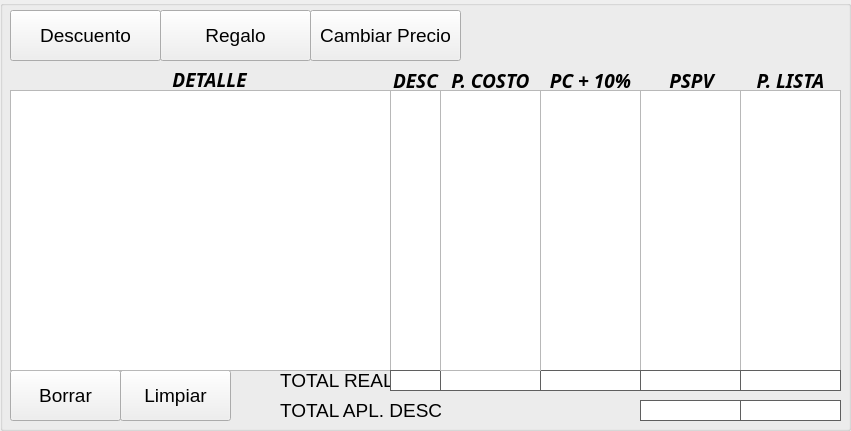
  <widget class="QGroupBox" name="groupBox_6">
   <property name="geometry">
    <rect>
     <x>10</x>
     <y>110</y>
     <width>851</width>
     <height>431</height>
    </rect>
   </property>
   <property name="title">
    <string/>
   </property>
   <widget class="QPushButton" name="push_Limpiar">
    <property name="geometry">
     <rect>
      <x>120</x>
      <y>370</y>
      <width>111</width>
      <height>51</height>
     </rect>
    </property>
    <property name="font">
     <font>
      <family>MS Shell Dlg 2</family>
      <pointsize>14</pointsize>
      <weight>50</weight>
      <italic>false</italic>
      <bold>false</bold>
     </font>
    </property>
    <property name="text">
     <string>Limpiar</string>
    </property>
    <property name="icon">
     <iconset>
      <normalon>icon/limpiararchivo2.png</normalon>
     </iconset>
    </property>
    <property name="iconSize">
     <size>
      <width>40</width>
      <height>40</height>
     </size>
    </property>
    <property name="autoDefault">
     <bool>false</bool>
    </property>
   </widget>
   <widget class="QLabel" name="label_17">
    <property name="geometry">
     <rect>
      <x>280</x>
      <y>400</y>
      <width>161</width>
      <height>20</height>
     </rect>
    </property>
    <property name="font">
     <font>
      <family>MS Shell Dlg 2</family>
      <pointsize>14</pointsize>
      <weight>50</weight>
      <italic>false</italic>
      <bold>false</bold>
     </font>
    </property>
    <property name="text">
     <string>TOTAL APL. DESC</string>
    </property>
   </widget>
   <widget class="QLabel" name="label_15">
    <property name="geometry">
     <rect>
      <x>280</x>
      <y>370</y>
      <width>111</width>
      <height>20</height>
     </rect>
    </property>
    <property name="font">
     <font>
      <family>MS Shell Dlg 2</family>
      <pointsize>14</pointsize>
      <weight>50</weight>
      <italic>false</italic>
      <bold>false</bold>
     </font>
    </property>
    <property name="text">
     <string>TOTAL REAL</string>
    </property>
   </widget>
   <widget class="QPushButton" name="push_Borrar">
    <property name="geometry">
     <rect>
      <x>10</x>
      <y>370</y>
      <width>111</width>
      <height>51</height>
     </rect>
    </property>
    <property name="font">
     <font>
      <family>MS Shell Dlg 2</family>
      <pointsize>14</pointsize>
      <weight>50</weight>
      <italic>false</italic>
      <bold>false</bold>
     </font>
    </property>
    <property name="text">
     <string>Borrar</string>
    </property>
    <property name="icon">
     <iconset>
      <normalon>icon/goma.png</normalon>
     </iconset>
    </property>
    <property name="iconSize">
     <size>
      <width>40</width>
      <height>40</height>
     </size>
    </property>
    <property name="autoDefault">
     <bool>false</bool>
    </property>
   </widget>
   <widget class="QListWidget" name="list_Pspv">
    <property name="geometry">
     <rect>
      <x>640</x>
      <y>90</y>
      <width>101</width>
      <height>281</height>
     </rect>
    </property>
    <property name="font">
     <font>
      <family>Calibri</family>
      <pointsize>14</pointsize>
     </font>
    </property>
    <property name="layoutDirection">
     <enum>Qt::RightToLeft</enum>
    </property>
   </widget>
   <widget class="QListWidget" name="list_Desc">
    <property name="geometry">
     <rect>
      <x>390</x>
      <y>90</y>
      <width>51</width>
      <height>281</height>
     </rect>
    </property>
    <property name="font">
     <font>
      <family>Calibri</family>
      <pointsize>14</pointsize>
     </font>
    </property>
    <property name="layoutDirection">
     <enum>Qt::RightToLeft</enum>
    </property>
   </widget>
   <widget class="QLabel" name="label_14">
    <property name="geometry">
     <rect>
      <x>740</x>
      <y>70</y>
      <width>101</width>
      <height>20</height>
     </rect>
    </property>
    <property name="font">
     <font>
      <family>Candara</family>
      <pointsize>14</pointsize>
      <weight>75</weight>
      <italic>true</italic>
      <bold>true</bold>
     </font>
    </property>
    <property name="text">
     <string>P. LISTA</string>
    </property>
    <property name="alignment">
     <set>Qt::AlignCenter</set>
    </property>
   </widget>
   <widget class="QLabel" name="label_TCosto">
    <property name="geometry">
     <rect>
      <x>440</x>
      <y>370</y>
      <width>101</width>
      <height>21</height>
     </rect>
    </property>
    <property name="font">
     <font>
      <family>Calibri</family>
      <pointsize>14</pointsize>
      <weight>75</weight>
      <bold>true</bold>
     </font>
    </property>
    <property name="styleSheet">
     <string notr="true">border: 1px solid black;
background-color: rgb(255, 255, 255);
color: rgb(255, 85, 0);
border-color: rgb(95, 95, 95);</string>
    </property>
    <property name="text">
     <string/>
    </property>
    <property name="alignment">
     <set>Qt::AlignCenter</set>
    </property>
   </widget>
   <widget class="QPushButton" name="push_Regalo">
    <property name="geometry">
     <rect>
      <x>160</x>
      <y>10</y>
      <width>151</width>
      <height>51</height>
     </rect>
    </property>
    <property name="font">
     <font>
      <family>MS Shell Dlg 2</family>
      <pointsize>14</pointsize>
      <weight>50</weight>
      <italic>false</italic>
      <bold>false</bold>
     </font>
    </property>
    <property name="text">
     <string>Regalo</string>
    </property>
    <property name="icon">
     <iconset>
      <normalon>icon/pngocean.com.png</normalon>
     </iconset>
    </property>
    <property name="iconSize">
     <size>
      <width>50</width>
      <height>50</height>
     </size>
    </property>
    <property name="autoDefault">
     <bool>false</bool>
    </property>
   </widget>
   <widget class="QLabel" name="label_12">
    <property name="geometry">
     <rect>
      <x>540</x>
      <y>70</y>
      <width>101</width>
      <height>20</height>
     </rect>
    </property>
    <property name="font">
     <font>
      <family>Candara</family>
      <pointsize>14</pointsize>
      <weight>75</weight>
      <italic>true</italic>
      <bold>true</bold>
     </font>
    </property>
    <property name="text">
     <string>PC + 10%</string>
    </property>
    <property name="alignment">
     <set>Qt::AlignCenter</set>
    </property>
   </widget>
   <widget class="QListWidget" name="list_Detalle">
    <property name="geometry">
     <rect>
      <x>10</x>
      <y>90</y>
      <width>381</width>
      <height>281</height>
     </rect>
    </property>
    <property name="font">
     <font>
      <family>Calibri</family>
      <pointsize>14</pointsize>
     </font>
    </property>
   </widget>
   <widget class="QLabel" name="label_16">
    <property name="geometry">
     <rect>
      <x>390</x>
      <y>70</y>
      <width>51</width>
      <height>20</height>
     </rect>
    </property>
    <property name="font">
     <font>
      <family>Candara</family>
      <pointsize>14</pointsize>
      <weight>75</weight>
      <italic>true</italic>
      <bold>true</bold>
     </font>
    </property>
    <property name="text">
     <string>DESC</string>
    </property>
    <property name="alignment">
     <set>Qt::AlignCenter</set>
    </property>
   </widget>
   <widget class="QLabel" name="label_13">
    <property name="geometry">
     <rect>
      <x>646</x>
      <y>70</y>
      <width>91</width>
      <height>20</height>
     </rect>
    </property>
    <property name="font">
     <font>
      <family>Candara</family>
      <pointsize>14</pointsize>
      <weight>75</weight>
      <italic>true</italic>
      <bold>true</bold>
     </font>
    </property>
    <property name="text">
     <string>PSPV</string>
    </property>
    <property name="alignment">
     <set>Qt::AlignCenter</set>
    </property>
   </widget>
   <widget class="QListWidget" name="list_Lista">
    <property name="geometry">
     <rect>
      <x>740</x>
      <y>90</y>
      <width>101</width>
      <height>281</height>
     </rect>
    </property>
    <property name="font">
     <font>
      <family>Calibri</family>
      <pointsize>14</pointsize>
     </font>
    </property>
    <property name="layoutDirection">
     <enum>Qt::RightToLeft</enum>
    </property>
   </widget>
   <widget class="QListWidget" name="list_Costo10">
    <property name="geometry">
     <rect>
      <x>540</x>
      <y>90</y>
      <width>101</width>
      <height>281</height>
     </rect>
    </property>
    <property name="font">
     <font>
      <family>Calibri</family>
      <pointsize>14</pointsize>
     </font>
    </property>
    <property name="layoutDirection">
     <enum>Qt::RightToLeft</enum>
    </property>
   </widget>
   <widget class="QLabel" name="label_DPspv">
    <property name="geometry">
     <rect>
      <x>640</x>
      <y>400</y>
      <width>101</width>
      <height>21</height>
     </rect>
    </property>
    <property name="font">
     <font>
      <family>Calibri</family>
      <pointsize>14</pointsize>
      <weight>75</weight>
      <bold>true</bold>
     </font>
    </property>
    <property name="styleSheet">
     <string notr="true">border: 1px solid black;
background-color: rgb(255, 255, 255);
color: rgb(255, 85, 0);
border-color: rgb(95, 95, 95);</string>
    </property>
    <property name="text">
     <string/>
    </property>
    <property name="alignment">
     <set>Qt::AlignCenter</set>
    </property>
   </widget>
   <widget class="QLabel" name="label_TCosto10">
    <property name="geometry">
     <rect>
      <x>540</x>
      <y>370</y>
      <width>101</width>
      <height>21</height>
     </rect>
    </property>
    <property name="font">
     <font>
      <family>Calibri</family>
      <pointsize>14</pointsize>
      <weight>75</weight>
      <bold>true</bold>
     </font>
    </property>
    <property name="styleSheet">
     <string notr="true">border: 1px solid black;
background-color: rgb(255, 255, 255);
color: rgb(255, 85, 0);
border-color: rgb(95, 95, 95);</string>
    </property>
    <property name="text">
     <string/>
    </property>
    <property name="alignment">
     <set>Qt::AlignCenter</set>
    </property>
   </widget>
   <widget class="QLabel" name="label_TLista">
    <property name="geometry">
     <rect>
      <x>740</x>
      <y>370</y>
      <width>101</width>
      <height>21</height>
     </rect>
    </property>
    <property name="font">
     <font>
      <family>Calibri</family>
      <pointsize>14</pointsize>
      <weight>75</weight>
      <bold>true</bold>
     </font>
    </property>
    <property name="styleSheet">
     <string notr="true">border: 1px solid black;
background-color: rgb(255, 255, 255);
color: rgb(255, 85, 0);
border-color: rgb(95, 95, 95);</string>
    </property>
    <property name="text">
     <string/>
    </property>
    <property name="alignment">
     <set>Qt::AlignCenter</set>
    </property>
   </widget>
   <widget class="QLabel" name="label_10">
    <property name="geometry">
     <rect>
      <x>14</x>
      <y>69</y>
      <width>391</width>
      <height>21</height>
     </rect>
    </property>
    <property name="font">
     <font>
      <family>Candara</family>
      <pointsize>14</pointsize>
      <weight>75</weight>
      <italic>true</italic>
      <bold>true</bold>
     </font>
    </property>
    <property name="text">
     <string>DETALLE</string>
    </property>
    <property name="alignment">
     <set>Qt::AlignCenter</set>
    </property>
   </widget>
   <widget class="QLabel" name="label_TPspv">
    <property name="geometry">
     <rect>
      <x>640</x>
      <y>370</y>
      <width>101</width>
      <height>21</height>
     </rect>
    </property>
    <property name="font">
     <font>
      <family>Calibri</family>
      <pointsize>14</pointsize>
      <weight>75</weight>
      <bold>true</bold>
     </font>
    </property>
    <property name="styleSheet">
     <string notr="true">border: 1px solid black;
background-color: rgb(255, 255, 255);
color: rgb(255, 85, 0);
border-color: rgb(95, 95, 95);</string>
    </property>
    <property name="text">
     <string/>
    </property>
    <property name="alignment">
     <set>Qt::AlignCenter</set>
    </property>
   </widget>
   <widget class="QLabel" name="label_TDesc">
    <property name="geometry">
     <rect>
      <x>390</x>
      <y>370</y>
      <width>51</width>
      <height>21</height>
     </rect>
    </property>
    <property name="font">
     <font>
      <family>Calibri</family>
      <pointsize>14</pointsize>
      <weight>75</weight>
      <bold>true</bold>
     </font>
    </property>
    <property name="styleSheet">
     <string notr="true">border: 1px solid black;
background-color: rgb(255, 255, 255);
color: rgb(255, 85, 0);
border-color: rgb(95, 95, 95);</string>
    </property>
    <property name="text">
     <string/>
    </property>
    <property name="alignment">
     <set>Qt::AlignCenter</set>
    </property>
   </widget>
   <widget class="QPushButton" name="push_Cprecio">
    <property name="geometry">
     <rect>
      <x>310</x>
      <y>10</y>
      <width>151</width>
      <height>51</height>
     </rect>
    </property>
    <property name="font">
     <font>
      <family>MS Shell Dlg 2</family>
      <pointsize>14</pointsize>
      <weight>50</weight>
      <italic>false</italic>
      <bold>false</bold>
     </font>
    </property>
    <property name="text">
     <string>Cambiar Precio</string>
    </property>
    <property name="icon">
     <iconset>
      <normalon>MainW/ui/icon/cambiar.png</normalon>
     </iconset>
    </property>
    <property name="autoDefault">
     <bool>false</bool>
    </property>
   </widget>
   <widget class="QListWidget" name="list_Costo">
    <property name="geometry">
     <rect>
      <x>440</x>
      <y>90</y>
      <width>101</width>
      <height>281</height>
     </rect>
    </property>
    <property name="font">
     <font>
      <family>Calibri</family>
      <pointsize>14</pointsize>
     </font>
    </property>
    <property name="layoutDirection">
     <enum>Qt::RightToLeft</enum>
    </property>
   </widget>
   <widget class="QLabel" name="label_11">
    <property name="geometry">
     <rect>
      <x>440</x>
      <y>70</y>
      <width>101</width>
      <height>20</height>
     </rect>
    </property>
    <property name="font">
     <font>
      <family>Candara</family>
      <pointsize>14</pointsize>
      <weight>75</weight>
      <italic>true</italic>
      <bold>true</bold>
     </font>
    </property>
    <property name="text">
     <string>P. COSTO</string>
    </property>
    <property name="alignment">
     <set>Qt::AlignCenter</set>
    </property>
   </widget>
   <widget class="QPushButton" name="push_Descuento">
    <property name="geometry">
     <rect>
      <x>10</x>
      <y>10</y>
      <width>151</width>
      <height>51</height>
     </rect>
    </property>
    <property name="font">
     <font>
      <family>MS Shell Dlg 2</family>
      <pointsize>14</pointsize>
      <weight>50</weight>
      <italic>false</italic>
      <bold>false</bold>
     </font>
    </property>
    <property name="text">
     <string>Descuento</string>
    </property>
    <property name="icon">
     <iconset>
      <normalon>icon/descuento2.png</normalon>
     </iconset>
    </property>
    <property name="iconSize">
     <size>
      <width>30</width>
      <height>30</height>
     </size>
    </property>
    <property name="autoDefault">
     <bool>false</bool>
    </property>
   </widget>
   <widget class="QLabel" name="label_DLista">
    <property name="geometry">
     <rect>
      <x>740</x>
      <y>400</y>
      <width>101</width>
      <height>21</height>
     </rect>
    </property>
    <property name="font">
     <font>
      <family>Calibri</family>
      <pointsize>14</pointsize>
      <weight>75</weight>
      <bold>true</bold>
     </font>
    </property>
    <property name="styleSheet">
     <string notr="true">border: 1px solid black;
background-color: rgb(255, 255, 255);
color: rgb(255, 85, 0);
border-color: rgb(95, 95, 95);</string>
    </property>
    <property name="text">
     <string/>
    </property>
    <property name="alignment">
     <set>Qt::AlignCenter</set>
    </property>
   </widget>
  </widget>
